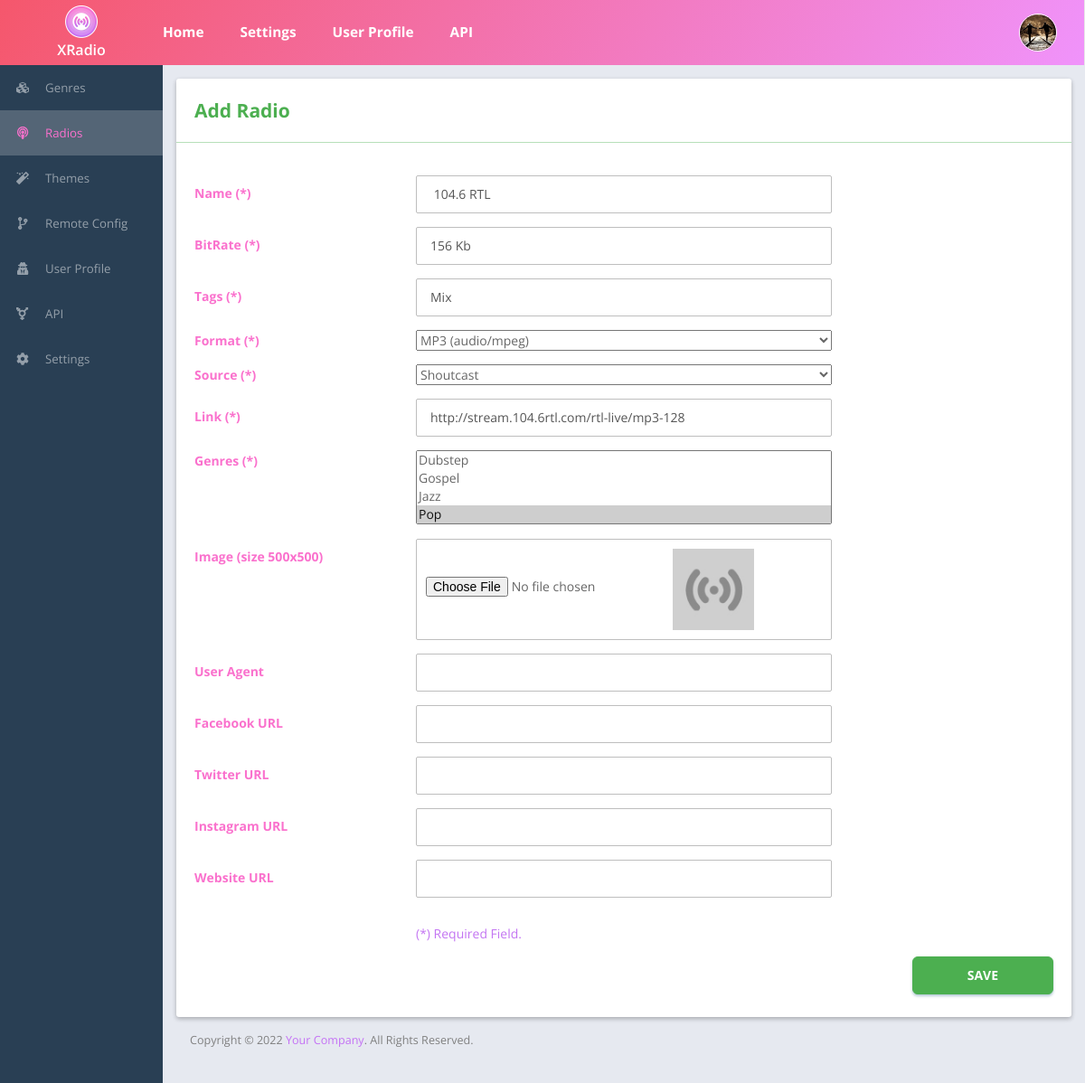
/x_add_radio.php?action=copy&id=19 (signed in), run on the app's committed database.
### tables this page shows
CREATE TABLE `radios` (
  `id` int(11) NOT NULL,
  `name` varchar(255) NOT NULL,
  `tags` text NOT NULL,
  `bitrate` varchar(255) NOT NULL,
  `img` varchar(255) NOT NULL,
  `type_radio` varchar(255) NOT NULL,
  `source_radio` varchar(255) NOT NULL,
  `link_radio` varchar(255) NOT NULL,
  `user_agent_radio` varchar(255) NOT NULL,
  `url_facebook` varchar(255) NOT NULL,
  `url_twitter` varchar(255) NOT NULL,
  `url_instagram` varchar(255) NOT NULL,
  `url_website` varchar(255) NOT NULL,
  `isFeatured` int(1) NOT NULL DEFAULT '0',
  `isActive` int(1) NOT NULL DEFAULT '1'
);

### x_add_radio.php (the view, shortened to what this page needs)
<?php
	include("includes/xradio_header.php");
	$url_action="";
	if(isset($_GET['action'])){
		$action=$_GET['action'];
		if($action=="add"){
			if(isset($_POST['submit'])){
				$genre_ids= array();
				if(isset($_POST['genre_id'])){
					$genre_ids=$_POST['genre_id'];
				}
				$radio_image="";
				if($_FILES['radio_img']['name']!=""){
					$radio_image="radio_".rand(0,99999)."_".$_FILES['radio_img']['name'];
					$tpath1='uploads/radios/'.$radio_image;
					$pic1=process_image($_FILES["radio_img"]["tmp_name"], $tpath1, 100);
				}
				$data = array(
					'name'  =>  $_POST['radio_name'],
					'type_radio'  =>  $_POST['type_radio'],
					'source_radio'  =>  $_POST['source_radio'],
					'link_radio'  =>  $_POST['link_radio'],
					'img'  => $radio_image
				);
				$data['user_agent_radio']  =  isset($_POST['user_agent_radio'])?$_POST['user_agent_radio']:"";
				$data['bitrate']  =  isset($_POST['bitrate'])?$_POST['bitrate']:"";
				$data['tags']  =  isset($_POST['tags'])?$_POST['tags']:"";
				$data['url_facebook']  =  isset($_POST['url_facebook'])?$_POST['url_facebook']:"";
				$data['url_twitter']  =  isset($_POST['url_twitter'])?$_POST['url_twitter']:"";
				$data['url_website']  =  isset($_POST['url_website'])?$_POST['url_website']:"";
				$data['url_instagram']  =  isset($_POST['url_instagram'])?$_POST['url_instagram']:"";
				$last_id=insert_tbl('radios',$data);
				if(!empty($genre_ids) and $last_id>0){
					foreach ($genre_ids as $genre_id){
						$data1 = array(
							'radio_id'  =>  $last_id,
							'genre_id'  => $genre_id
						);
						insert_tbl('radios_cat',$data1);
					}
				}
				$_SESSION['msg']="6";
				header( "Location:x_add_radio.php?action=add");
				exit;
			}
			$genre_qry="SELECT * FROM genres ORDER BY name";
			$genre_result=mysqli_query($mysqli,$genre_qry);
		}
		elseif($action=="copy"){
			$radio_id=$_GET['id'];
			$qry="SELECT * FROM radios where id=$radio_id";
			$result=mysqli_query($mysqli,$qry);
			$row=mysqli_fetch_assoc($result);
			$url_action="x_add_radio.php?action=add&id=$radio_id";
			$genre_qry="SELECT g.id, g.name,IFNULL((select count(id) from radios_cat rc where rc.genre_id=g.id and rc.radio_id=$radio_id),0) as num_radio FROM genres g ORDER BY name";
			$genre_result=mysqli_query($mysqli,$genre_qry);
		}
	}
?>
<div class="row">
	<div class="col-md-12">
		<div class="card">
      <div class="page_title_block">
        <div class="col-md-5 col-xs-12">
          <div class="page_title"><?php if(isset($_GET['id']) and $action=="edit"){?>Edit Radio<?php }else{?>Add Radio<?php }?></div>
        </div>
				<div class="divider"></div>
      </div>
      <div class="row card-top">
        <div class="col-md-12">
          <div class="col-md-12 col-sm-12">
          </div>
        </div>
      </div>
      <div class="card-home-body card-bottom">
        <form action="<?php echo $url_action ?>" name="addeditradio" method="post" class="form form-horizontal" enctype="multipart/form-data">
          <div class="section">
            <div class="section-body">
              <div class="form-group">
                <label class="col-md-3 control-label">Name (*)</label>
                <div class="col-md-6">
                  <input type="text" name="radio_name" id="radio_name" value="<?php if(isset($_GET['id']) || $action=="copy"){echo $row['name'];}?>" class="form-control" required>
                </div>
              </div>
							<div class="form-group">
								<label class="col-md-3 control-label">BitRate (*)</label>
								<div class="col-md-6">
									<input type="text" name="bitrate" id="bitrate" value="<?php if(isset($_GET['id']) || $action=="copy"){echo $row['bitrate'];}?>" class="form-control" required>
								</div>
							</div>
							<div class="form-group">
								<label class="col-md-3 control-label">Tags (*)</label>
								<div class="col-md-6">
									<input type="text" name="tags" id="tags" value="<?php if(isset($_GET['id']) || $action=="copy"){echo $row['tags'];}?>" class="form-control" required>
								</div>
							</div>
							<div class="form-group">
                <label class="col-md-3 control-label-select">Format (*)</label>
								<div class="col-md-6">
									 <select name="type_radio" id="type_radio" class="select-radio" required>
									 <?php if(isset($_GET['id']) || $action=="copy"){?>
										  <?php if($row['type_radio']=="MP3") {?>
											 	<option value="MP3" selected>MP3 (audio/mpeg)</option>
											<?php }else {?>
												<option value="MP3">MP3 (audio/mpeg)</option>
											<?php }?>
									 <?php }else {?>
										 <option value="MP3" selected>MP3 (audio/mpeg)</option>
										 <option value="AAC">AAC (audio/aacp)</option>
									 <?php }?>
									 </select>
								 </div>
              </div>
							<div class="form-group">
                <label class="col-md-3 control-label-select">Source (*)</label>
								<div class="col-md-6">
									 <select name="source_radio" id="source_radio" class="select-radio" required>
									 <?php if(isset($_GET['id']) || $action=="copy"){?>
										  <?php if($row['source_radio']=="Shoutcast") {?>
											 	<option value="Shoutcast" selected>Shoutcast</option>
											<?php }else {?>
												<option value="Shoutcast">Shoutcast</option>
											<?php }?>
									 <?php }else {?>
										 <option value="Shoutcast" selected>Shoutcast</option>
										 <option value="Icecast">Icecast</option>
										 <option value="Other">Other</option>
									 <?php }?>
									 </select>
								 </div>
              </div>
							<div class="form-group">
                <label class="col-md-3 control-label">Link (*)</label>
                <div class="col-md-6">
                  <input type="url" name="link_radio" id="link_radio" value="<?php if(isset($_GET['id']) || $action=="copy"){echo $row['link_radio'];}?>" class="form-control" required>
                </div>
              </div>
							<div class="form-group">
							 <label class="col-md-3 control-label-select">Genres (*)</label>
							 <div class="col-md-6">
									 <select name="genre_id[]" id="genre_id" class="select-radio" multiple required>
										 <?php while($genre_row=mysqli_fetch_array($genre_result)){?>
											 <?php if($genre_row['num_radio']!="" and $genre_row['num_radio']>0) {?>
												 <option value="<?php echo $genre_row['id'];?>" selected><?php echo $genre_row['name'];?></option>
											 <?php }else {?>
												 <option value="<?php echo $genre_row['id'];?>" ><?php echo $genre_row['name'];?></option>
											 <?php }?>
											<?php }?>
									 </select>
							 </div>
							</div>
              <div class="form-group">
                <label class="col-md-3 control-label">Image (size 500x500)</label>
                <div class="col-md-6">
                  <div class="fileupload_block">
                    <input type="file" name="radio_img" value="fileupload" id="fileupload">
                        <?php if(isset($_GET['id']) and $action=="edit" and $row['img']!="") {?>
                    	  <div class="user_upload_img"><img type="image" src="uploads/radios/<?php echo $row['img'];?>" alt="radio image"/></div>
                    	 <?php } else {?>
                    	  <div class="user_upload_img"><img type="image" src="uploads/radios/radio_default.jpg" alt="radio image"/></div>
                    	<?php }?>
                  </div>
                </div>
              </div>
							<div class="form-group">
                <label class="col-md-3 control-label">User Agent</label>
                <div class="col-md-6">
                  <input type="text" name="user_agent_radio" id="user_agent_radio" value="<?php if(isset($_GET['id']) || $action=="copy"){echo $row['user_agent_radio'];}?>" class="form-control">
                </div>
              </div>
							<div class="form-group">
								<label class="col-md-3 control-label">Facebook URL</label>
								<div class="col-md-6">
									<input type="url" name="url_facebook" id="url_facebook" value="<?php if(isset($_GET['id']) || $action=="copy"){echo $row['url_facebook'];}?>" class="form-control">
								</div>
							</div>
							<div class="form-group">
								<label class="col-md-3 control-label">Twitter URL</label>
								<div class="col-md-6">
									<input type="url" name="url_twitter" id="url_twitter" value="<?php if(isset($_GET['id']) || $action=="copy"){echo $row['url_twitter'];}?>" class="form-control">
								</div>
							</div>
							<div class="form-group">
								<label class="col-md-3 control-label">Instagram URL</label>
								<div class="col-md-6">
									<input type="url" name="url_instagram" id="url_instagram" value="<?php if(isset($_GET['id']) || $action=="copy"){echo $row['url_instagram'];}?>" class="form-control">
								</div>
							</div>
							<div class="form-group">
								<label class="col-md-3 control-label">Website URL</label>
								<div class="col-md-6">
									<input type="url" name="url_website" id="url_website" value="<?php if(isset($_GET['id']) || $action=="copy"){echo $row['url_website'];}?>" class="form-control">
								</div>
							</div>
							<div class="form-group">
								<div class="col-md-9 col-md-offset-3" style="margin-bottom:15px;margin-top:15px;color:#c375f2;">(*) Required Field.</div>
							</div>
						 	<div class="form-group">
                <div class="col-md-9 col-md-offset-3">
                  <button type="submit" name="submit" class="btn btn-primary">Save</button>
                </div>
              </div>
            </div>
          </div>
        </form>
      </div>
		</div>
	</div>
</div>
<?php include("includes/xradio_footer.php");?>

### data on the page
radios: radio_name "104.6 RTL", bitrate "156 Kb", tags "Mix", type_radio "MP3 (audio/mpeg)", source_radio "Shoutcast", link_radio "http://stream.104.6rtl.com/rtl-live/mp3-128"

### other printed values
XRADIO_APP_NAME "XRadio"
XRADIO_APP_AUTHOR "Your Company"
form field value "Dubstep / Gospel / Jazz / Pop ☑"
